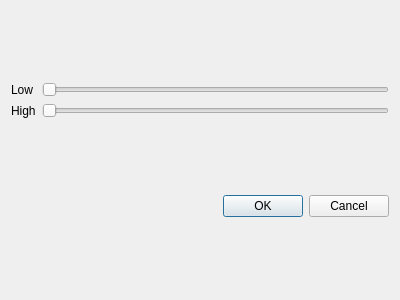
<?xml version="1.0" encoding="UTF-8"?>
<ui version="4.0">
 <class>DlgCanny</class>
 <widget class="QDialog" name="DlgCanny">
  <property name="geometry">
   <rect>
    <x>0</x>
    <y>0</y>
    <width>400</width>
    <height>300</height>
   </rect>
  </property>
  <property name="windowTitle">
   <string>Dialog</string>
  </property>
  <layout class="QVBoxLayout" name="verticalLayout">
   <item>
    <layout class="QGridLayout" name="gridLayout">
     <item row="0" column="0">
      <widget class="QLabel" name="label">
       <property name="text">
        <string>Low</string>
       </property>
      </widget>
     </item>
     <item row="0" column="1">
      <widget class="QSlider" name="slLow">
       <property name="orientation">
        <enum>Qt::Horizontal</enum>
       </property>
      </widget>
     </item>
     <item row="1" column="0">
      <widget class="QLabel" name="label_2">
       <property name="text">
        <string>High</string>
       </property>
      </widget>
     </item>
     <item row="1" column="1">
      <widget class="QSlider" name="slHigh">
       <property name="orientation">
        <enum>Qt::Horizontal</enum>
       </property>
      </widget>
     </item>
    </layout>
   </item>
   <item>
    <widget class="QDialogButtonBox" name="buttonBox">
     <property name="orientation">
      <enum>Qt::Horizontal</enum>
     </property>
     <property name="standardButtons">
      <set>QDialogButtonBox::Cancel|QDialogButtonBox::Ok</set>
     </property>
    </widget>
   </item>
  </layout>
 </widget>
 <resources/>
 <connections>
  <connection>
   <sender>buttonBox</sender>
   <signal>accepted()</signal>
   <receiver>DlgCanny</receiver>
   <slot>accept()</slot>
   <hints>
    <hint type="sourcelabel">
     <x>248</x>
     <y>254</y>
    </hint>
    <hint type="destinationlabel">
     <x>157</x>
     <y>274</y>
    </hint>
   </hints>
  </connection>
  <connection>
   <sender>buttonBox</sender>
   <signal>rejected()</signal>
   <receiver>DlgCanny</receiver>
   <slot>reject()</slot>
   <hints>
    <hint type="sourcelabel">
     <x>316</x>
     <y>260</y>
    </hint>
    <hint type="destinationlabel">
     <x>286</x>
     <y>274</y>
    </hint>
   </hints>
  </connection>
 </connections>
</ui>
